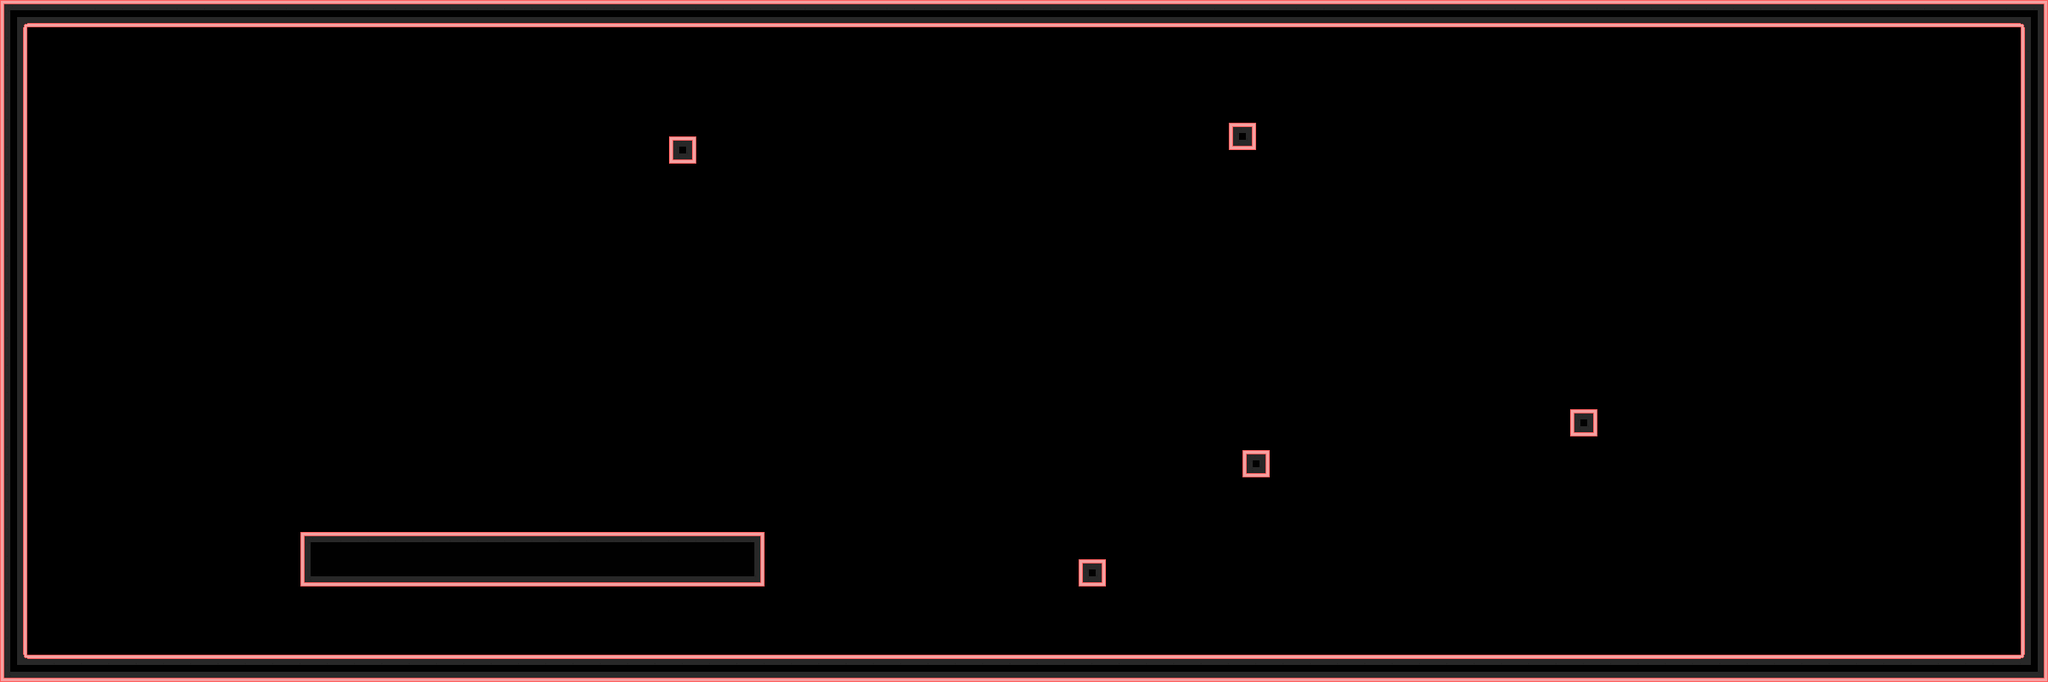

This is a level from a 2D game, rendered from its Tiled map with the project's own tilesets. A one-line summary and the map file follow, with tile-layer data summarised:
An orthogonal 150x50 tile map with 16x16 px tiles, 1 tile layer (Tile Layer 1) and 8 objects.

<map version="1.4" tiledversion="1.4.3" orientation="orthogonal" renderorder="right-up" width="150" height="50" tilewidth="16" tileheight="16" infinite="0" nextlayerid="4" nextobjectid="14">
 <tileset firstgid="1" source="Placeholders.tsx" />
 <layer id="1" name="Tile Layer 1" width="150" height="50">
  <data>[7500 cells, 940 non-empty, 20 distinct tile ids]</data>
 </layer>
 <objectgroup id="2" name="Solids">
  <object id="1" x="352" y="624" width="544" height="64" />
  <object id="6" x="32" y="32">
   <polyline points="0,0 2336,0 2336,736 0,736 0,-16" />
  </object>
  <object id="7" x="784" y="160" width="32" height="32" />
  <object id="8" x="1440" y="144" width="32" height="32" />
  <object id="9" x="1456" y="528" width="32" height="32" />
  <object id="10" x="1840" y="480" width="32" height="32" />
  <object id="11" x="1264" y="656" width="32" height="32" />
 </objectgroup>
 <objectgroup id="3" name="Spawn Location">
  <object id="13" x="1218.18" y="284.848" width="227.273" height="227.273" />
 </objectgroup>
</map>
